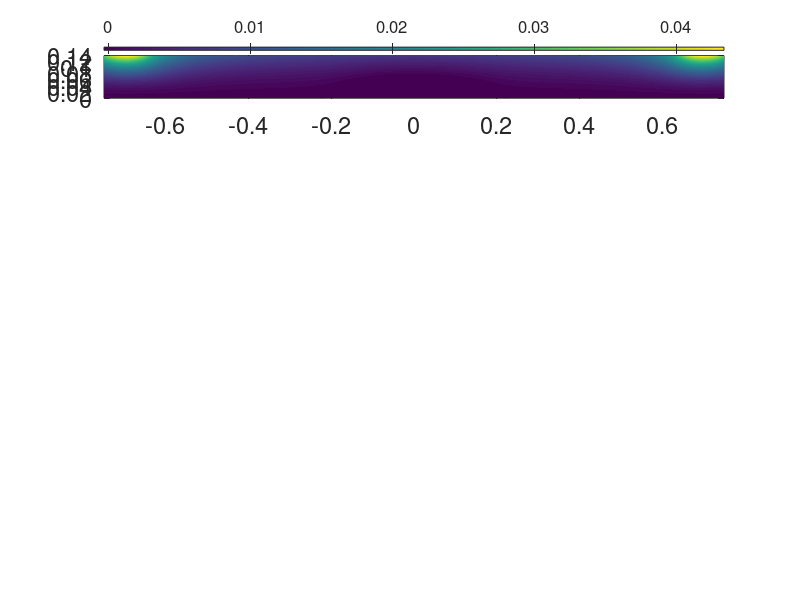

This figure's MATLAB source: (Note: this script raises an error after producing the figure.)
% Hua-sheng Xie, huashengxie@gmail.com, 2019-05-29 14:47
% Read psi(r,z) and plot
close all; clear; clc;

load('psiq1.mat');
rw=max(max(Rq)); zw=max(max(Zq)); zwa=min(min(Zq));
[nRq,nZq]=size(psiq);

nR=nRq; nZ=nZq;
Rlow=0; Rup=rw; Zlow=zwa; Zup=zw;
rr=linspace(Rlow,Rup,nR); zz=linspace(Zlow,Zup,nZ);
dR=rr(2)-rr(1); dZ=zz(2)-zz(1);
[R,Z]=ndgrid(rr,zz); dR2=dR*dR; dZ2=dZ*dZ;
psi=interp2(Zq,Rq,psiq,Z,R,'spline'); % 'cubic'

Br=0.*psi; Bz=0.*psi; dp=0.*psi; J=0.*psi;
for jZ=2:(nZ-1)
    for jR=2:(nR-1)
        Br(jR,jZ)=-1/R(jR,jZ)*(psi(jR,jZ+1)-psi(jR,jZ-1))/(2*dZ);
        Bz(jR,jZ)= 1/R(jR,jZ)*(psi(jR+1,jZ)-psi(jR-1,jZ))/(2*dR);
        J(jR,jZ)=-1/R(jR,jZ)*((psi(jR+1,jZ)-2*psi(jR,jZ)+psi(jR-1,jZ))/(dR^2)...
            -1/R(jR,jZ)*(psi(jR+1,jZ)-psi(jR-1,jZ))/(2*dR)...
            +(psi(jR,jZ+1)-2*psi(jR,jZ)+psi(jR,jZ-1))/(dZ^2)); % to check
        dp(jR,jZ)=J(jR,jZ)/R(jR,jZ);
    end
end

for jZ=1:nZ
    psi(1,jZ)=psi(2,jZ); psi(nR,jZ)=psi(nR-1,jZ);
    Br(1,jZ)=Br(2,jZ); Br(nR,jZ)=Br(nR-1,jZ);
    Bz(1,jZ)=Bz(2,jZ); Bz(nR,jZ)=Bz(nR-1,jZ);
    J(1,jZ)=J(2,jZ); J(nR,jZ)=J(nR-1,jZ);
    dp(1,jZ)=dp(2,jZ); dp(nR,jZ)=dp(nR-1,jZ);
end

[jRo,jZo]=find(psi==min(min(psi)));
[jRm,jZm]=find(psi==max(max(psi)));
ro=R(jRo(1),jZo(1)); zo=Z(jRo(1),jZo(1));
zm=Z(jRm(1),jZm(1));
rm=0.14;

%%
close all;
hf=figure('unit','normalized','Position',[0.6 0.1 0.4 0.7],...
   'DefaultAxesFontSize',12);
hs1=subplot(611);
pcolor(Z,R,psi); shading interp; hold on; colorbar('northOutside');
set(gca,'Fontsize',17);
psimin=min(min(psi));
vv=[0,0.01,0.15,0.4,0.9*psimin,0.3*psimin,0.03*psimin];
[C1,h1]=contour(Z,R,psi,vv,'linewidth',1,'linestyle','-',...
    'color','k','visible','off'); hold on;
[C2,h2]=contour(Z,R,psi,[0,0],'linewidth',1,'linestyle',...
    '--','color','r','visible','off'); hold on;
ylabel('R (m)');  axis tight; box on; % title('(a) \psi');
plot(zo,ro,'rx');
ylim([0,rm]);
set(gca,'ytick',[0:0.2:rm]);

subplot(612);
pcolor(Z,R,Br); shading interp; hold on; colorbar('northOutside');
set(gca,'Fontsize',17);
ylabel('R (m)');  axis tight; box on; % title('(b) B_r');
ylim([0,rm]);
set(gca,'ytick',[0:0.2:rm]);
subplot(613);
pcolor(Z,R,Bz); shading interp; hold on; colorbar('northOutside');
set(gca,'Fontsize',17);
ylabel('R (m)');   box on; % title('(c) B_z');

subplot(614);
pcolor(Z,R,J); shading interp; hold on; colorbar('northOutside');
set(gca,'Fontsize',17);
ylabel('R (m)');  axis tight; box on; % title('(d) J_\zeta');
subplot(615);
pcolor(Z,R,dp); shading interp; hold on; colorbar('northOutside');
set(gca,'Fontsize',17);
ylabel('R (m)');  axis tight; box on;%title('(e) dp/d\psi');

JBz=J.*Bz;
JBr=J.*Br;

imethod=2;
p=0.*R;
if(imethod==1) % calculate fro dpsi

    for jR=2:nR
        p(jR,jZo)=p(jR-1,jZo)+0.5*(dp(jR-1,jZo)+dp(jR,jZo))*(psi(jR,jZo)-psi(jR-1,jZo));
    end
    for jR=1:nR
        for jZ=(jZo-1):-1:1
            p(jR,jZ)=p(jR,jZ+1)+0.5*(dp(jR,jZ)+dp(jR,jZ+1))*(psi(jR,jZ)-psi(jR,jZ+1));
        end
        for jZ=(jZo+1):1:nZ
            p(jR,jZ)=p(jR,jZ-1)+0.5*(dp(jR,jZ)+dp(jR,jZ-1))*(psi(jR,jZ)-psi(jR,jZ-1));
        end
    end
else % calculate from dr and dz
    for jR=2:nR
        p(jR,jZo)=p(jR-1,jZo)+0.5*(JBz(jR-1,jZo)+JBz(jR,jZo))*dR;
    end
    for jR=1:nR
        for jZ=(jZo-1):-1:1
            p(jR,jZ)=p(jR,jZ+1)+0.5*(JBr(jR,jZ)+JBr(jR,jZ+1))*dZ;
        end
        for jZ=(jZo+1):1:nZ
            p(jR,jZ)=p(jR,jZ-1)-0.5*(JBr(jR,jZ)+JBr(jR,jZ-1))*dZ;
        end
    end
end
p=p-min(min(p))+0.05*(max(max(p)-min(min(p))));
subplot(6,1,6);

pcolor(Z,R,p); shading interp; hold on; colorbar('northOutside');
set(gca,'Fontsize',17);
xlabel('Z (m)');ylabel('R (m)'); axis tight; box on;%title('(f) p(\psi)'); 
set(gca,'ytick',[0:0.2:rm]);

%%

C1(C1>5)=NaN;
C2(C2>5)=NaN;
strj={'\psi','B_r','B_z','J_\zeta','dp/d\psi','p(\psi)'};
for j=1:6
    subplot(6,1,j);
    plot(C1(1,:),C1(2,:),'k','linewidth',1);
    plot(C2(1,:),C2(2,:),'r--','linewidth',1);
    stj=['(',char(96+j),') '];
    stj=strcat(strj(j));
    text(0.8*zw,0.8*rw,stj,'fontsize',18,'color','m');
end

%%
dpdr=0.*p;
dpdz=0.*p;
for jR=2:(nR-1)
    for jZ=2:(nZ-1)
        dpdr(jR,jZ)=(p(jR+1,jZ)-p(jR-1,jZ))/(2*dR);
        dpdz(jR,jZ)=(p(jR,jZ+1)-p(jR,jZ-1))/(2*dZ);
    end
end
JBr_o_dpdz=-JBr./dpdz;
JBz_o_dpdr=JBz./dpdr;

[jr,jz]=ndgrid(1:nR,1:nZ);
eqdat=[reshape(jr,1,[]);reshape(jz,1,[]);reshape(R,1,[]);...
    reshape(Z,1,[]);reshape(psi,1,[]);reshape(p,1,[]);reshape(J,1,[])];
fid = fopen('frceq.dat', 'w');
fprintf(fid,'%d\n%d\n',nR,nZ);
fprintf(fid,'%5d %5d %16.7e %16.7e %16.7e %16.7e %16.7e \n',eqdat);
fclose(fid);
